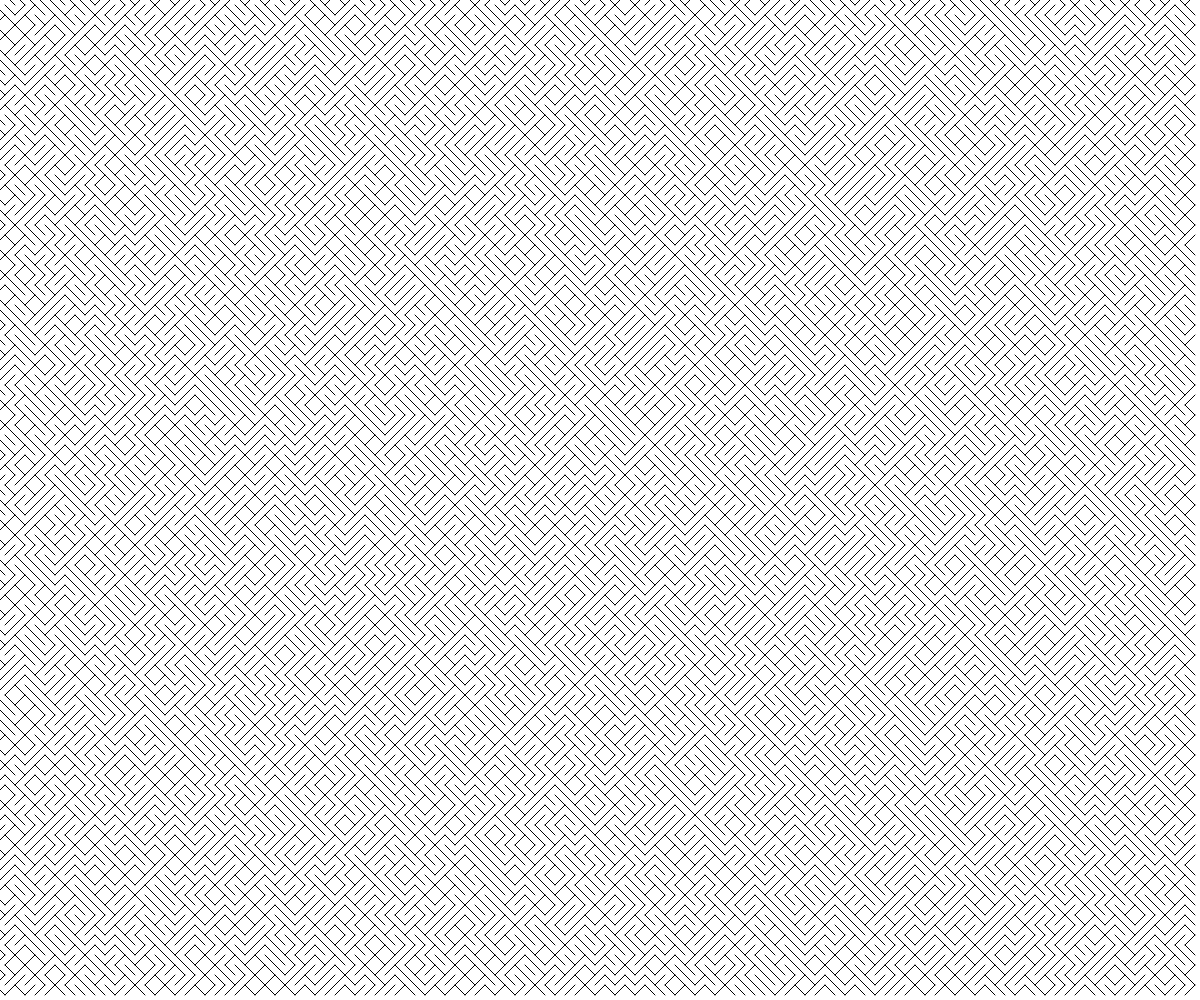
Frame 1 (no input)
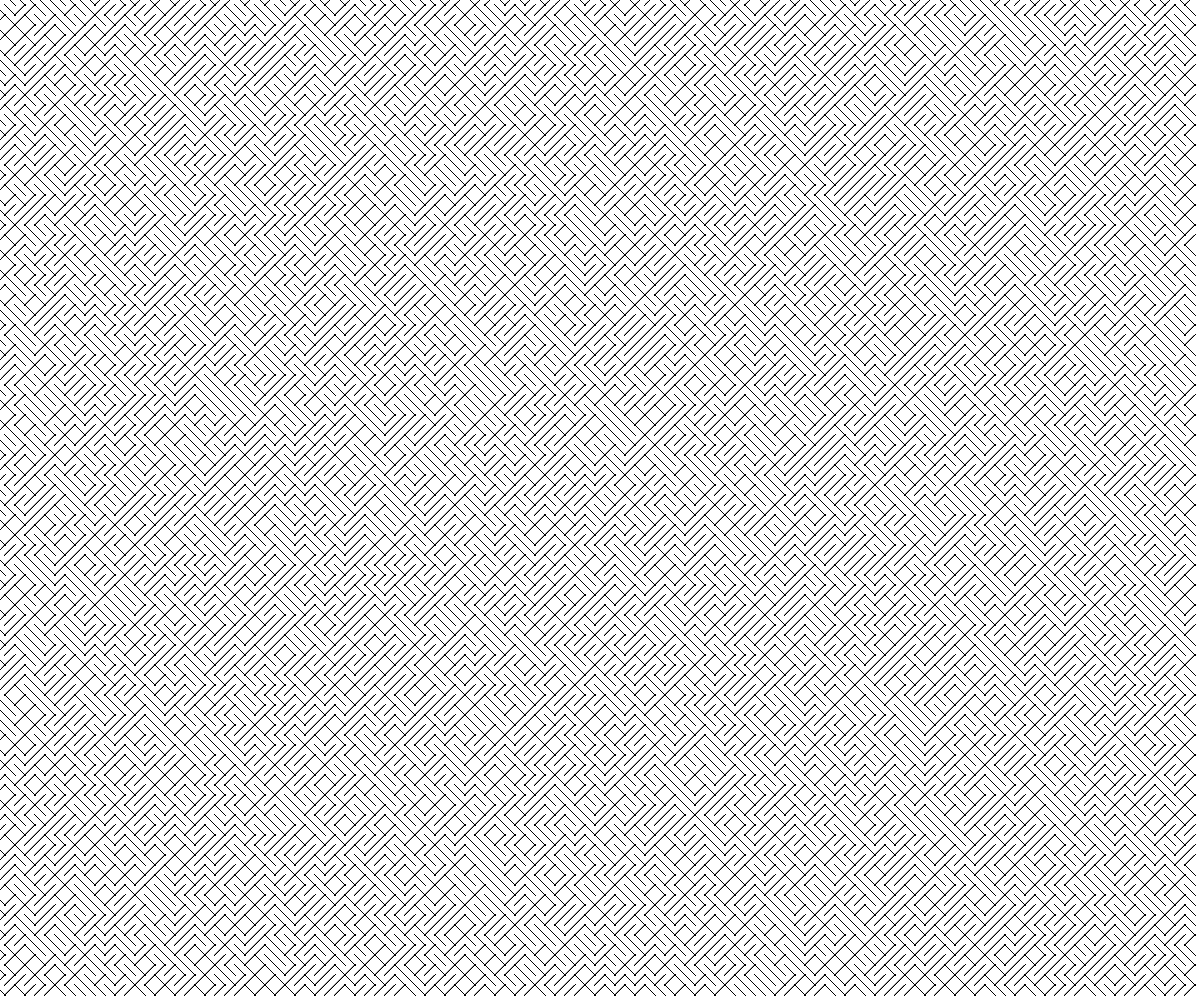
Frame 60 (no input)
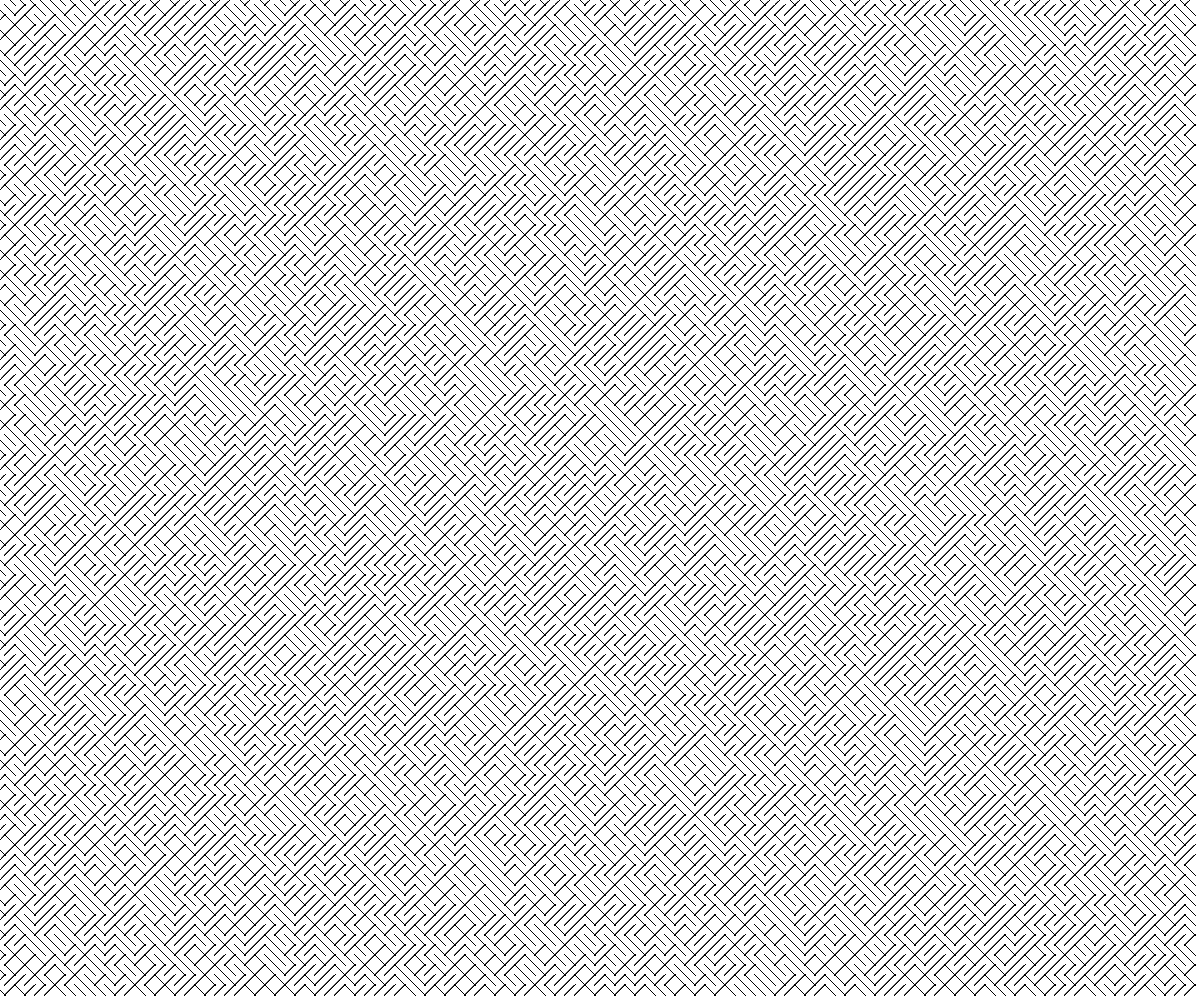
Frame 120 (the mouse pressed at the canvas centre since frame 60)

The p5.js sketch that drew these frames (run headless with seeded random() and noise() and a simulated clock; from frame 60 on, the mouse is pressed at the canvas centre):

// p5.js sketch
// ── sketch.js
// Generative Art Demo
// Oct 9, 2025

let tileSize = 10;
let theTiles = [];

function setup() {
  createCanvas(windowWidth, windowHeight);
  for (let x = 0; x < width; x += tileSize) {
    for (let y = 0; y < height; y += tileSize) {
      let someTile = spawnTile(x, y);
      theTiles.push(someTile);
    }
  }
}

function draw() {
  for (let someTile of theTiles) {
    line(someTile.x1, someTile.y1, someTile.x2, someTile.y2);
  }
}

function spawnTile(x, y) {
  let choice = random(100);
  let tile;

  if (choice > 50) {
    // positive slope
    tile = {
      x1: x - tileSize / 2,
      y1: y + tileSize / 2,
      x2: x + tileSize / 2,
      y2: y - tileSize / 2,
    };
  }
  else {
    // negative slope
    tile = {
      x1: x - tileSize / 2,
      y1: y - tileSize / 2,
      x2: x + tileSize / 2,
      y2: y + tileSize / 2,
    };
  }

  return tile;
}
